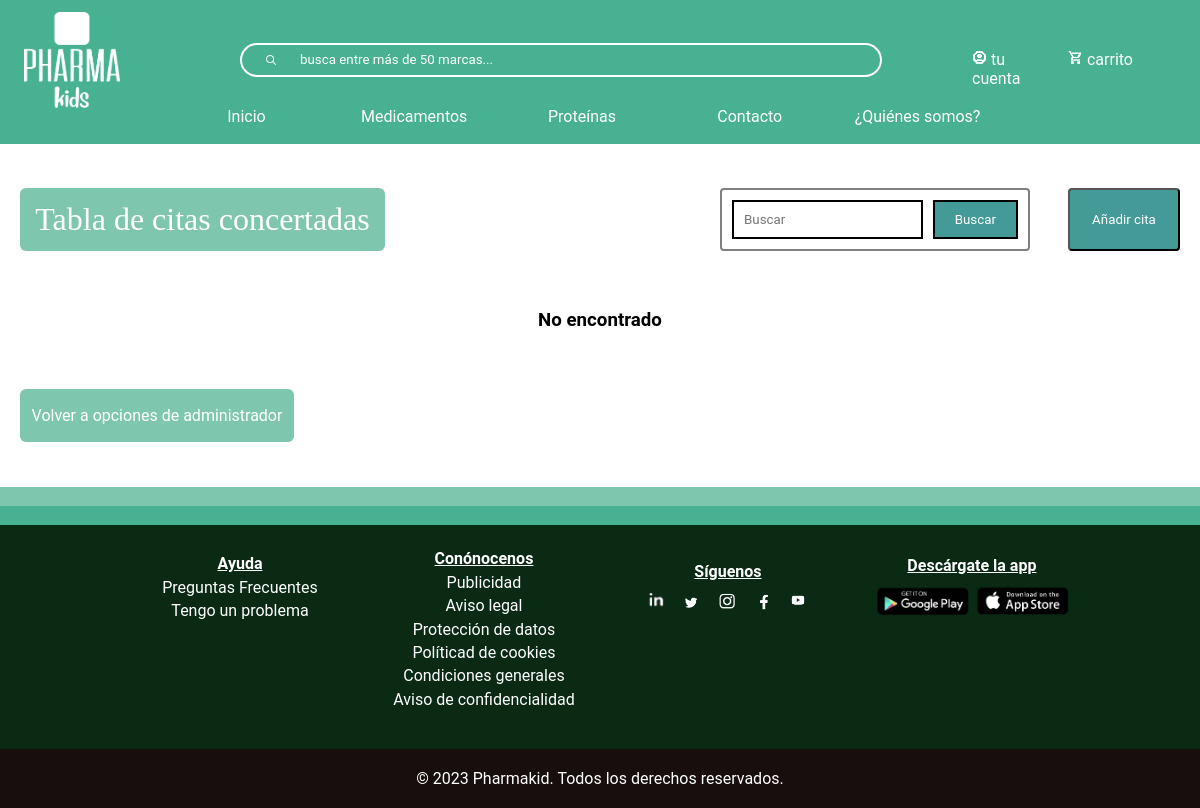
The page /tablaCitas.php on the database as committed earlier.
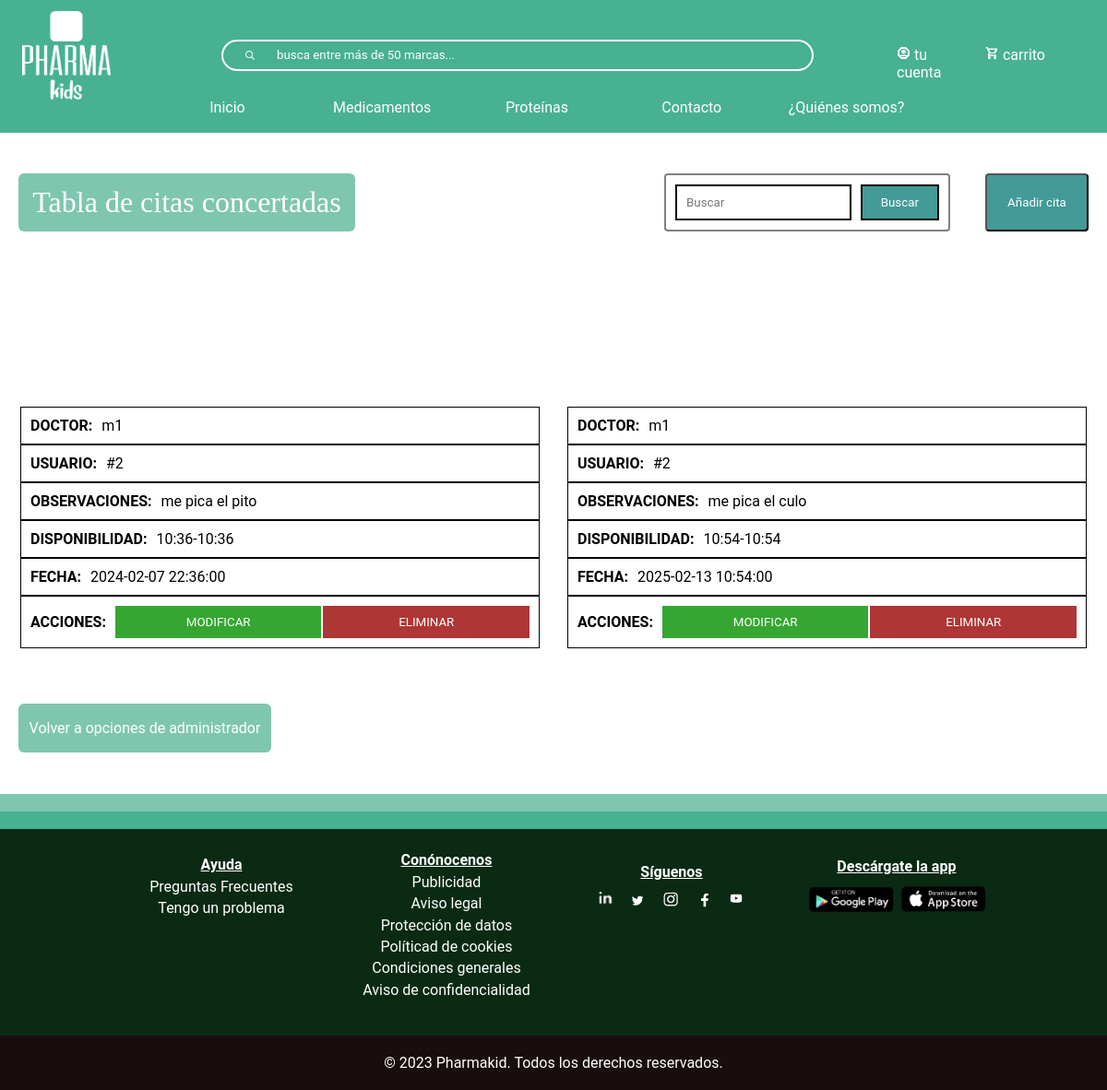
The same page on the database as committed later.
### tables this page shows
CREATE TABLE `citar` (
  `doctorId` varchar(10) NOT NULL,
  `usuarioId` varchar(10) NOT NULL,
  `observaciones` text DEFAULT NULL,
  `disponibilidad` varchar(16) NOT NULL,
  `fecha` datetime NOT NULL
);

### tablaCitas.php (the view, shortened to what this page needs)
<?php
include_once("bbdd/connexionBaseDeDatos.php");
?>
<!DOCTYPE html>
<html lang="en">
<head>
    <link rel="stylesheet" type="text/css" href="css/index.css" >
    <link rel="stylesheet" type="text/css" href="css/header.css" >
    <link rel="stylesheet" type="text/css" href="css/footer.css" >
    <link rel="stylesheet" type="text/css" href="css/tablas.css" >
</head>
<body>
<?php require("footerHeader/header.php")?>
<div id="divTabla">
    <div class="contenedor-botones">
    <h1>Tabla de citas concertadas</h1>
    <div class="conjunto-buscar-anadir">
        <form action="buscar-cita.php" class="form-busqueda" method="get" name="formu">
            <div class="botones-filtrar" style="display:flex">
                <input class="input-busqueda" type="text" name="busqueda"  placeholder="Buscar" />
                <input class="btn-busqueda" type="submit" value="Buscar"/>
            </div>
        </form>
        <button id="anadirButton">Añadir cita</button>
    </div>
</div>
<?php
$sql = mysqli_query($conexion, "SELECT * FROM citar ORDER BY CAST(SUBSTRING(doctorId, 2) AS UNSIGNED);");
$resultado = mysqli_num_rows($sql);
if($resultado > 0){
    echo "
    <table id='tabla_citas'>
        <thead>
            <tr>
                <th>ID DEL DOCTOR</th>
                <th>ID DEL USUARIOS</th>
                <th>OBSERVACIONES DE LA CITA</th>
                <th>DISPONIBILIDAD HORARIA</th>
                <th>FECHA DE LA CITA</th>
                <th>ACCIONES</th>
            </tr>
        </thead>
        <tbody class='clase_tbody'>
    ";
    while ($row = mysqli_fetch_assoc($sql)) {
        $doctorId= $row["doctorId"];
        $usuarioId = $row['usuarioId'];
        $observaciones = $row["observaciones"];
        $disponibilidad = $row["disponibilidad"];
        $fecha = $row["fecha"];
        echo"
    <tr>
        <td titulo='DOCTOR:'>$doctorId</td>
        <td titulo='USUARIO:'>$usuarioId</td>
        <td titulo='OBSERVACIONES:'>$observaciones</td>
        <td titulo='DISPONIBILIDAD:'>$disponibilidad</td>
        <td titulo='FECHA:'>$fecha</td>
        <td titulo='ACCIONES:' class='td-btn'>
                <button class='modificar'>MODIFICAR</button>
                <button class='eliminar'>ELIMINAR</button>
        </td>
    </tr>
            ";
        }
        echo "</tbody>";
}
else
{
echo "<h3 style='text-align:-webkit-center'>No encontrado</h3>";
}
?>
</table>
<a href="administrador.php">Volver a opciones de administrador</a>
</div>
<?php require("footerHeader/footer.php")?>
</body>
</html>

Rows that differ between the two databases and show on the page:
added citar: doctorId "m1", usuarioId "#2", observaciones "me pica el pito", disponibilidad "10:36-10:36", fecha "2024-02-07 22:36:00"
added citar: doctorId "m1", usuarioId "#2", observaciones "me pica el culo", disponibilidad "10:54-10:54", fecha "2025-02-13 10:54:00"
Other text that changed with them:
text no longer shown: "No encontrado"
